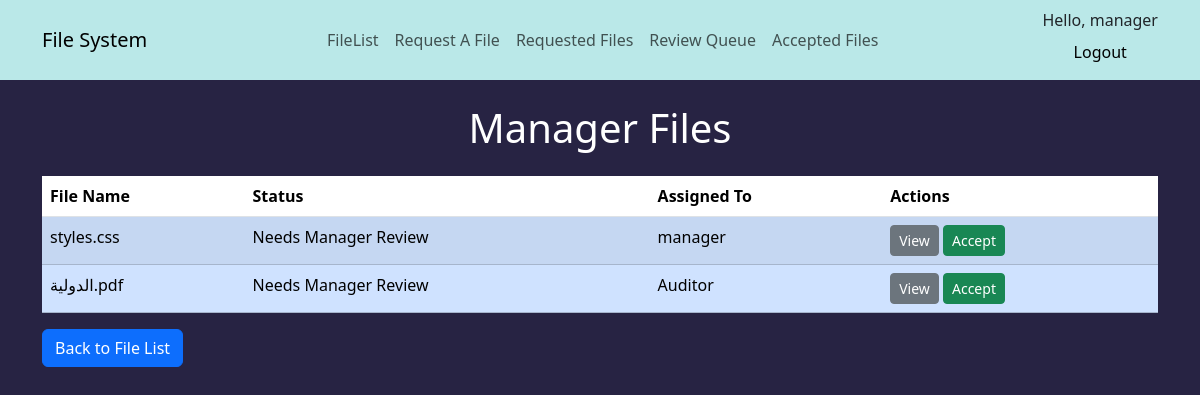
Page /managerFiles/ (signed in) on the committed database.
### DocumentFlow/models.py (models this page shows)
class File(models.Model):
    FILE_TYPE_CHOICES = [
        ('.txt', '.txt'),
        ('.csv', '.csv'),
        ('.json', '.json'),
        ('.docx', '.docx'),
        ('.pdf', '.pdf'),
        ('.jpg', '.jpg'),
        ('.mp3', '.mp3'),
        ('.mp4', '.mp4'),
    ]
    file = models.FileField(upload_to='static/uploads/')
    file_type = models.CharField(max_length=10, choices=FILE_TYPE_CHOICES)
    description = models.TextField()
    uploaded_by = models.ForeignKey(User, on_delete=models.CASCADE, related_name='uploaded_files')
    status = models.CharField(max_length=20, choices=STATUS_CHOICES, default=STATUS_PENDING)
    assigned_to = models.ForeignKey(User, on_delete=models.CASCADE, related_name='assigned_files', null=True, blank=True)
    date_uploaded = models.DateTimeField(auto_now_add=True)
    notes = models.TextField(blank=True)
    rejection_notes = models.TextField(blank=True)
    def __str__(self):
        return os.path.basename(self.file.name)

### DocumentFlow/views.py (the view)
# urls.py: path('managerFiles/', views.manager_file_list, name='manager_file_list'),
@login_required
def manager_file_list(request):
    if request.user.groups.filter(name='Manager').exists():
        files = File.objects.filter(status='Needs Manager Review')
        return render(request, 'DocumentFlow/manager_file_list.html', {'files': files})
    else:
        return HttpResponse('You are not authorized to view this page')

### DocumentFlow/templates/DocumentFlow/manager_file_list.html (shortened to what this page needs)
{% extends "DocumentFlow/main.html" %}
{% block content %}
<div class="container mt-4">
    <h1 class="text-white text-center mb-4">Manager Files</h1>
    <div class="table-responsive">
        <table class="table table-striped table-hover">
            <thead class="thead-dark">
                <tr>
                    <th>File Name</th>
                    <th>Status</th>
                    <th>Assigned To</th>
                    <th>Actions</th>
                </tr>
            </thead>
            <tbody>
                {% for file in files %}
                    <tr class="table-primary">
                        <td>{{ file }}</td>
                        <td>{{ file.status }}</td>
                        <td>{{ file.assigned_to }}</td>
                        <td>
                            <a href="{% url 'file_detail' file.pk %}" class="btn btn-secondary btn-sm">View</a>
                            <form method="post" action="{% url 'accept' file.pk %}" class="d-inline">
                                <button type="submit" class="btn btn-success btn-sm">Accept</button>
                            </form>
                        </td>
                    </tr>
                {% endfor %}
            </tbody>
        </table>
    </div>
    {% if request.user.groups.all.0.name == "Manager" %}
        <a href="{% url 'file_list' %}" class="btn btn-primary">Back to File List</a>
    {% endif %}
</div>
{% endblock %}

### DocumentFlow/templates/DocumentFlow/navbar.html (shortened to what this page needs)
<nav class="navbar sticky-top navbar-expand-lg navbar-light" style="background-color:#bae8e8">
  <div class="container">
    <a class="navbar-brand" href="">File System</a>
    <div class="collapse navbar-collapse justify-content-between" id="navbarNav">
      <ul class="navbar-nav mx-auto">
        <li class="nav-item active">
          <a class="nav-link" href="{% url "file_list" %}">FileList</a>
        </li>
        {% if request.user.groups.all.0.name != "Assistant" %}
          <li class="nav-item">
            <a class="nav-link" href="{% url "request_file" %}">Request A File</a>
          </li>
          {% endif %}
        <li class="nav-item">
          <a class="nav-link" href="{% url "file_request_list" %}">Requested Files</a>
        </li>
        <li class="nav-item">
          {% if request.user.groups.all.0.name == "Manager" %}
          <a class="nav-link" href="{% url 'manager_file_list' %}">Review Queue</a>
          {% endif %}
        </li>
          <li class="nav-item">
            <a class="nav-link" href="{% url "accepted_file_list" %}">Accepted Files</a>
          </li>
      </ul>
        <ul class="navbar-nav">
          <li class="nav-item">
            <span class="hello-msg">Hello, {{request.user}}</span>
            <a class="nav-link btn btn-info text-black ml-auto" href="{% url 'logout' %}">Logout</a>
          </li>
        </ul>
    </div>
  </div>
</nav>

### DocumentFlow/templates/DocumentFlow/main.html (style rules this page uses)
body { background-color : #272343; }

### rows in the picture
File: file "styles.css", status "Needs Manager Review", assigned_to "manager"
File: file "الدولية.pdf", status "Needs Manager Review", assigned_to "Auditor"

### other values in the picture
{{ request.user }} "manager"
